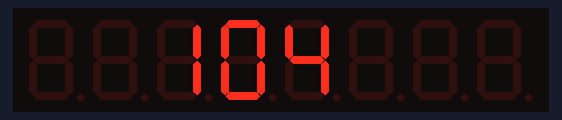
Bench run of a sketch on a simulated Arduino Mega 2560, built with avr-gcc and run on an emulated ATmega2560. Parts: 8-digit seven-segment display. Wiring (inferred from the names in the program): MAX7219 LED driver: data pin 25; clock pin 27; CS pin 26. At 2.0 s the program stops and its outputs stay as they are.

Above: at 0.1 s.
At 2.1 s:
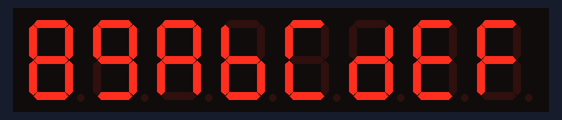

The sketch:

MAX7219_104.ino
```cpp
/*
 * MAX7219 Driver
 * ATtiny84
 * 8/25 Luhan Monat

 Vers   Update
 ----   ----------------------------------
 101    Decimal output to display w/dp
 102    Fix single digit / no dp ok
 103    Added Hex digits
 104
*/

#define  VERS   104

//  Pin ATtiny84 Pin Assignments
enum  {xx,TXD,RXD,DIN,NCS,CLK};

//  MAX7219 Commands
enum  {DECODE=9,INTEN,SCANLIM,SHUTDN,DTEST};

//  Hexidecimal segments (uses reverse bit order)

byte  segs[]={0x7E,0x30,0x6D,0x79,0x33,0x5B,0x5f,0x70,0x7F,0x7B,
              0x77,0x1F,0x4E,0x3D,0x4F,0x47};

#define CLOCK   8
#define BAUD    9600
#define BITDELAY 1000000/BAUD


int main() {
byte  i,j;
word  x;
long  big;


  MAXI_INIT();
  OutDec(VERS,3,6);
  Wait(1000);
  MAXI_BLANK(1,8);
  Wait(1000);

again:
  for(i=1;i<9;i++) {
    MAXI(i,segs[16-i]);
  }

halt: goto halt;
}

//  Output 16 bit value w/ decimal places
//  LOC is low end of number
//  Set dp to > 5 for no dp display

void  OutDec(word data, byte loc, byte dp) {
byte  i,x,act,dd;
word  divisor;

  act=0;
  divisor=10000;
  for(i=5;i>0;i--) {
    if(i==(dp+1))
      dd=0x80;
    else
      dd=0;
    x=data/divisor;
    data=data%divisor;
    if(x||(i==(dp+1))||(i==1))
      act=1;
    if(act)
      MAXI(i+loc,segs[x]|dd);
    divisor/=10;
  }
}

void  MAXI_INIT() {

  bitSet(DDRA,DIN);
  bitSet(DDRA,NCS);
  bitSet(DDRA,CLK);
  MAXI(DECODE,0);
  MAXI(INTEN,11);
  MAXI(SCANLIM,7);
  MAXI(SHUTDN,1);
  MAXI_BLANK(1,8);
}

void  MAXI_BLANK(byte first, byte last) {
byte  i;
  for(i=first;i<=last;i++) {
    MAXI(i,0);
  }
}


void  MAXI(byte op, byte data) {
word  xdata;
int i;


  xdata=(op<<8)|data;
  bitClear(PORTA,NCS);
  for(i=0;i<16;i++) {
    bitClear(PORTA,CLK);
    if(xdata&0x8000)
      bitSet(PORTA,DIN);
    else
      bitClear(PORTA,DIN);
    bitSet(PORTA,CLK);
    xdata<<=1;
  }
  bitSet(PORTA,NCS);
  bitClear(PORTA,CLK);
}


// Replacement for delay() function

void  Wait(word timer) {
word i;

  for(i=0;i<timer;i++)
    delayMicroseconds(1000);
}

void  Printx(char *fmt, long dat) {
char  ary[100];
byte  i;

  sprintf(ary,fmt,dat);
  for(i=0;i<40;i++) {
    if(ary[i])
      Serout(ary[i]);
    else
      break;
  }
}

// Bit Bang input on TINY84 PA2

byte  Serin() {
byte  i,data;

  data=0;

  bitClear(DDRA,RXD);
  while(bitRead(PINA,RXD)) ;      // wait for start bit
  delayMicroseconds(BITDELAY/2);      // Middle of start bit
  for(i=0;i<8;i++) {
    delayMicroseconds(BITDELAY);    // middle of next bit
    if(bitRead(PINA,RXD))
      bitSet(data,i);
  }
  delayMicroseconds(BITDELAY);      // Middle of stop bit
  return(data);
}


// Outputs single byte (ch) tiny84 PA1

void  Serout(byte ch) {
byte  i;

  bitSet(DDRA,TXD);            // set for output
  bitClear(PORTA,TXD);        // create start bit
  delayMicroseconds(BITDELAY);
  for(i=0;i<8;i++) {
    if(bitRead(ch,i))
      bitSet(PORTA,TXD);
    else
      bitClear(PORTA,TXD);
    delayMicroseconds(BITDELAY);
  }
  bitSet(PORTA,TXD);          // create stop bit
  delayMicroseconds(BITDELAY*2);

}
```
